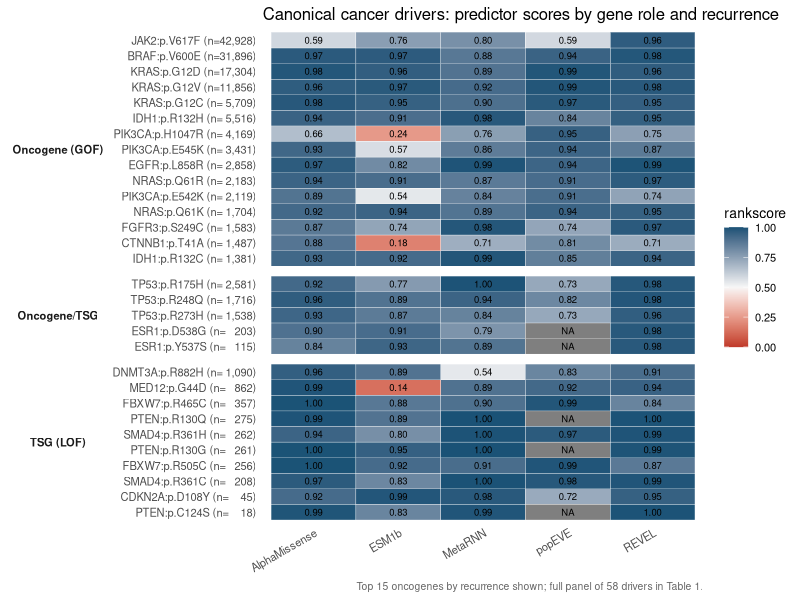
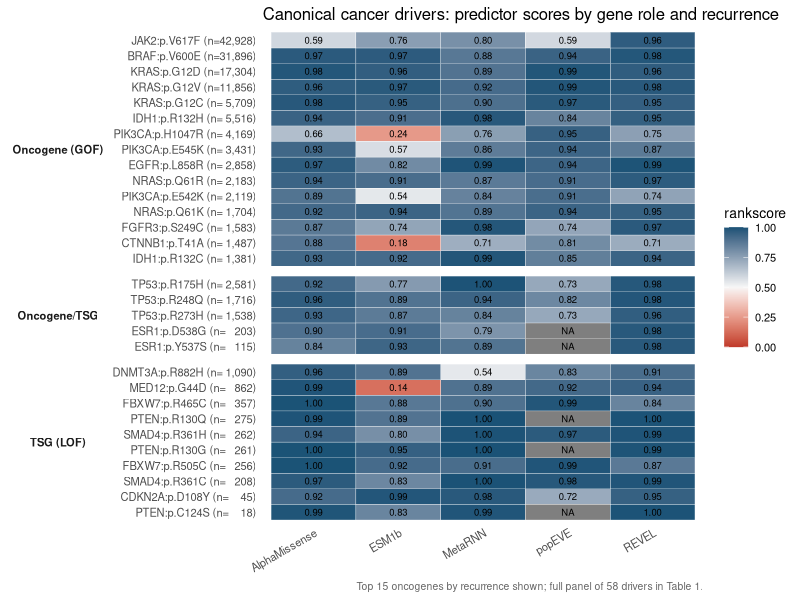

Recreate these plots in R, in order.
# Fig 1b — Canonical driver x tool score heatmap, faceted by gene role (GOF vs LOF)
# Input: tables/canonical_driver_panel.tsv  Output: fig1b_canonical_heatmap.{pdf,png}
# Message: low scores (red) are scattered across the oncogene (GOF) block, contrasting with the TSG/both pattern.
# Resolve the repository root from this script's own location so the script runs
# correctly whether invoked as `Rscript figures/<name>.R` from the repo root or as
# `Rscript <name>.R` from inside figures/.
.a <- commandArgs(trailingOnly = FALSE)
.f <- sub("^--file=", "", .a[grep("^--file=", .a)])
if (length(.f)) setwd(normalizePath(file.path(dirname(.f[1]), "..")))
dir.create("figures_R", showWarnings = FALSE)   # output directory, not tracked in git

suppressPackageStartupMessages({library(tidyverse)})

d0 <- read.delim("tables/canonical_driver_panel.tsv", check.names = FALSE)
tools <- c("AlphaMissense","REVEL","ESM1b","popEVE","MetaRNN")   # 0-1 rankscore family
TOP_ONCO <- 15   # for oncogenes, only the top N by recurrence (figure length limit; full set in Table 1)

# Select representatives per role: top N oncogenes + all both + all TSG
d <- bind_rows(
  d0 %>% filter(role_class == "oncogene") %>% slice_max(cosmic_sample_count, n = TOP_ONCO, with_ties = FALSE),
  d0 %>% filter(role_class != "oncogene")
)

role_lab <- c(oncogene = "Oncogene (GOF)", both = "Oncogene/TSG", TSG = "TSG (LOF)")
d <- d %>%
  mutate(role_f = factor(recode(role_class, !!!role_lab),
                         levels = c("Oncogene (GOF)","Oncogene/TSG","TSG (LOF)")),
         label = sprintf("%s (n=%s)", pkey, format(cosmic_sample_count, big.mark=","))) %>%
  arrange(role_f, cosmic_sample_count) %>%
  mutate(label = factor(label, levels = unique(label)))

long <- d %>% pivot_longer(all_of(tools), names_to = "tool", values_to = "score")

p <- ggplot(long, aes(tool, label, fill = score)) +
  geom_tile(color = "white") +
  geom_text(aes(label = sprintf("%.2f", score)), size = 2.4) +
  scale_fill_gradient2(low = "#C0392B", mid = "#F7F7F7", high = "#1A5276",
                       midpoint = 0.5, limits = c(0,1), name = "rankscore") +
  facet_grid(role_f ~ ., scales = "free_y", space = "free_y", switch = "y") +
  labs(x = NULL, y = NULL,
       title = "Canonical cancer drivers: predictor scores by gene role and recurrence",
       caption = sprintf("Top %d oncogenes by recurrence shown; full panel of %d drivers in Table 1.",
                         TOP_ONCO, nrow(d0))) +
  theme_minimal(base_size = 10) +
  theme(axis.text.x = element_text(angle = 30, hjust = 1),
        panel.grid = element_blank(),
        strip.text.y.left = element_text(angle = 0, face = "bold"),
        strip.placement = "outside",
        plot.caption = element_text(size = 7.5, color = "grey40"))

h <- max(5.5, nrow(d) * 0.26 + 1.6)   # automatic height based on row count
ggsave("figures_R/fig1b_canonical_heatmap.pdf", p, width = 7.5, height = h, limitsize = FALSE)
ggsave("figures_R/fig1b_canonical_heatmap.png", p, width = 7.5, height = h, dpi = 300, limitsize = FALSE)
